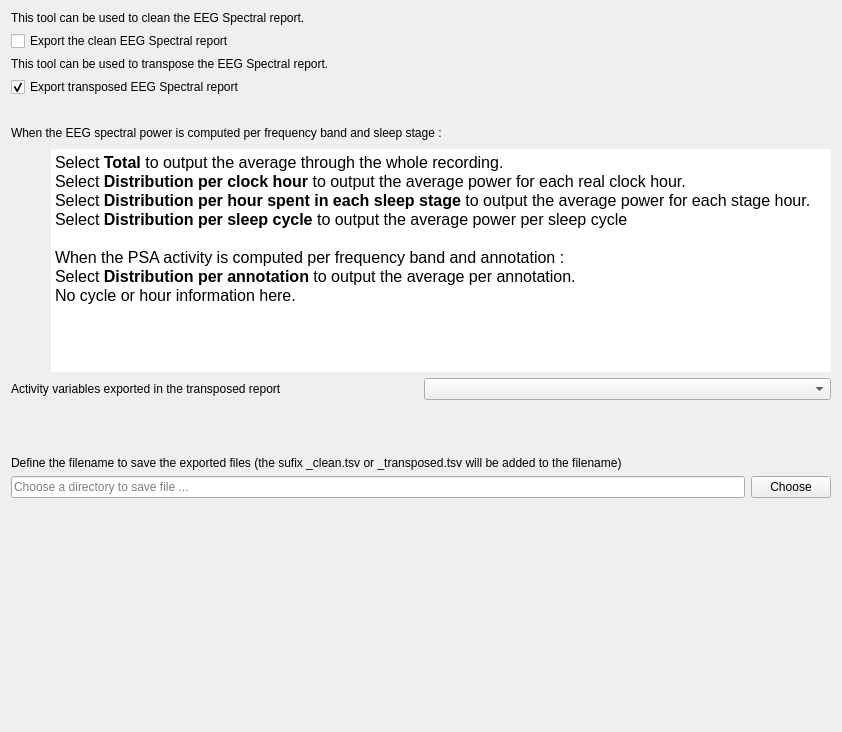
<?xml version="1.0" encoding="UTF-8"?>
<ui version="4.0">
 <class>OutputFileStep</class>
 <widget class="QWidget" name="OutputFileStep">
  <property name="geometry">
   <rect>
    <x>0</x>
    <y>0</y>
    <width>842</width>
    <height>732</height>
   </rect>
  </property>
  <property name="windowTitle">
   <string/>
  </property>
  <property name="styleSheet">
   <string>font: 12pt &quot;Roboto&quot;;</string>
  </property>
  <layout class="QVBoxLayout" name="verticalLayout">
   <item>
    <layout class="QHBoxLayout" name="horizontalLayout">
     <item>
      <widget class="QLabel" name="label_3">
       <property name="minimumSize">
        <size>
         <width>350</width>
         <height>0</height>
        </size>
       </property>
       <property name="maximumSize">
        <size>
         <width>16777215</width>
         <height>16777215</height>
        </size>
       </property>
       <property name="text">
        <string>This tool can be used to clean the EEG Spectral report.</string>
       </property>
      </widget>
     </item>
    </layout>
   </item>
   <item>
    <widget class="QCheckBox" name="export_raw_checkBox">
     <property name="maximumSize">
      <size>
       <width>16777215</width>
       <height>16777215</height>
      </size>
     </property>
     <property name="toolTip">
      <string>Check to export PSA activity of selected channels only (same format as the input PSA file).</string>
     </property>
     <property name="text">
      <string>Export the clean EEG Spectral report</string>
     </property>
    </widget>
   </item>
   <item>
    <layout class="QHBoxLayout" name="horizontalLayout_2">
     <item>
      <widget class="QLabel" name="label_8">
       <property name="minimumSize">
        <size>
         <width>350</width>
         <height>0</height>
        </size>
       </property>
       <property name="maximumSize">
        <size>
         <width>16777215</width>
         <height>16777215</height>
        </size>
       </property>
       <property name="text">
        <string>This tool can be used to transpose the EEG Spectral report.</string>
       </property>
      </widget>
     </item>
    </layout>
   </item>
   <item>
    <widget class="QCheckBox" name="export_transpose_checkBox">
     <property name="maximumSize">
      <size>
       <width>16777215</width>
       <height>16777215</height>
      </size>
     </property>
     <property name="toolTip">
      <string>Check to export the transposed PSA file. The format is one sujet per row and the selected channels (including ROIs) and frequency bands are packed as additional columns. </string>
     </property>
     <property name="text">
      <string>Export transposed EEG Spectral report</string>
     </property>
     <property name="checked">
      <bool>true</bool>
     </property>
    </widget>
   </item>
   <item>
    <spacer name="verticalSpacer_4">
     <property name="orientation">
      <enum>Qt::Orientation::Vertical</enum>
     </property>
     <property name="sizeType">
      <enum>QSizePolicy::Policy::Fixed</enum>
     </property>
     <property name="sizeHint" stdset="0">
      <size>
       <width>20</width>
       <height>20</height>
      </size>
     </property>
    </spacer>
   </item>
   <item>
    <widget class="QLabel" name="label_4">
     <property name="minimumSize">
      <size>
       <width>0</width>
       <height>20</height>
      </size>
     </property>
     <property name="text">
      <string>When the EEG spectral power is computed per frequency band and sleep stage :</string>
     </property>
    </widget>
   </item>
   <item>
    <layout class="QHBoxLayout" name="horizontalLayout_4">
     <item>
      <spacer name="horizontalSpacer">
       <property name="orientation">
        <enum>Qt::Orientation::Horizontal</enum>
       </property>
       <property name="sizeType">
        <enum>QSizePolicy::Policy::Fixed</enum>
       </property>
       <property name="sizeHint" stdset="0">
        <size>
         <width>40</width>
         <height>20</height>
        </size>
       </property>
      </spacer>
     </item>
     <item>
      <widget class="QTextEdit" name="textEdit">
       <property name="minimumSize">
        <size>
         <width>0</width>
         <height>200</height>
        </size>
       </property>
       <property name="maximumSize">
        <size>
         <width>16777215</width>
         <height>250</height>
        </size>
       </property>
       <property name="frameShape">
        <enum>QFrame::Shape::NoFrame</enum>
       </property>
       <property name="html">
        <string>&lt;!DOCTYPE HTML PUBLIC &quot;-//W3C//DTD HTML 4.0//EN&quot; &quot;http://www.w3.org/TR/REC-html40/strict.dtd&quot;&gt;
&lt;html&gt;&lt;head&gt;&lt;meta name=&quot;qrichtext&quot; content=&quot;1&quot; /&gt;&lt;meta charset=&quot;utf-8&quot; /&gt;&lt;style type=&quot;text/css&quot;&gt;
p, li { white-space: pre-wrap; }
hr { height: 1px; border-width: 0; }
li.unchecked::marker { content: &quot;\2610&quot;; }
li.checked::marker { content: &quot;\2612&quot;; }
&lt;/style&gt;&lt;/head&gt;&lt;body style=&quot; font-family:'Roboto'; font-size:12pt; font-weight:400; font-style:normal;&quot;&gt;
&lt;p style=&quot; margin-top:0px; margin-bottom:0px; margin-left:0px; margin-right:0px; -qt-block-indent:0; text-indent:0px;&quot;&gt;Select&lt;span style=&quot; font-weight:700;&quot;&gt; Total &lt;/span&gt;to output the average through the whole recording.&lt;/p&gt;
&lt;p style=&quot; margin-top:0px; margin-bottom:0px; margin-left:0px; margin-right:0px; -qt-block-indent:0; text-indent:0px;&quot;&gt;Select &lt;span style=&quot; font-weight:700;&quot;&gt;Distribution per clock hour&lt;/span&gt; to output the average power for each real clock hour.&lt;/p&gt;
&lt;p style=&quot; margin-top:0px; margin-bottom:0px; margin-left:0px; margin-right:0px; -qt-block-indent:0; text-indent:0px;&quot;&gt;Select &lt;span style=&quot; font-weight:700;&quot;&gt;Distribution per hour spent in each sleep stage &lt;/span&gt;to output the average power for each stage hour.&lt;/p&gt;
&lt;p style=&quot; margin-top:0px; margin-bottom:0px; margin-left:0px; margin-right:0px; -qt-block-indent:0; text-indent:0px;&quot;&gt;Select &lt;span style=&quot; font-weight:700;&quot;&gt;Distribution per sleep cycle &lt;/span&gt;to output the average power per sleep cycle&lt;/p&gt;
&lt;p style=&quot;-qt-paragraph-type:empty; margin-top:0px; margin-bottom:0px; margin-left:0px; margin-right:0px; -qt-block-indent:0; text-indent:0px;&quot;&gt;&lt;br /&gt;&lt;/p&gt;
&lt;p style=&quot; margin-top:0px; margin-bottom:0px; margin-left:0px; margin-right:0px; -qt-block-indent:0; text-indent:0px;&quot;&gt;When the PSA activity is computed per frequency band and annotation : &lt;/p&gt;
&lt;p style=&quot; margin-top:0px; margin-bottom:0px; margin-left:0px; margin-right:0px; -qt-block-indent:0; text-indent:0px;&quot;&gt;Select &lt;span style=&quot; font-weight:700;&quot;&gt;Distribution per annotation&lt;/span&gt; to output the average per annotation. &lt;/p&gt;
&lt;p style=&quot; margin-top:0px; margin-bottom:0px; margin-left:0px; margin-right:0px; -qt-block-indent:0; text-indent:0px;&quot;&gt;No cycle or hour information here.&lt;/p&gt;&lt;/body&gt;&lt;/html&gt;</string>
       </property>
      </widget>
     </item>
    </layout>
   </item>
   <item>
    <layout class="QHBoxLayout" name="horizontalLayout_3">
     <item>
      <widget class="QLabel" name="label">
       <property name="minimumSize">
        <size>
         <width>0</width>
         <height>20</height>
        </size>
       </property>
       <property name="maximumSize">
        <size>
         <width>16777215</width>
         <height>16777215</height>
        </size>
       </property>
       <property name="text">
        <string>Activity variables exported in the transposed report</string>
       </property>
      </widget>
     </item>
     <item>
      <widget class="QComboBox" name="activity_comboBox">
       <property name="maximumSize">
        <size>
         <width>16777215</width>
         <height>16777215</height>
        </size>
       </property>
      </widget>
     </item>
    </layout>
   </item>
   <item>
    <spacer name="verticalSpacer_2">
     <property name="orientation">
      <enum>Qt::Orientation::Vertical</enum>
     </property>
     <property name="sizeType">
      <enum>QSizePolicy::Policy::Fixed</enum>
     </property>
     <property name="sizeHint" stdset="0">
      <size>
       <width>20</width>
       <height>50</height>
      </size>
     </property>
    </spacer>
   </item>
   <item>
    <layout class="QGridLayout" name="gridLayout_3">
     <item row="0" column="0" colspan="2">
      <widget class="QLabel" name="label_2">
       <property name="text">
        <string>Define the filename to save the exported files (the sufix _clean.tsv or _transposed.tsv will be added to the filename)</string>
       </property>
      </widget>
     </item>
     <item row="1" column="0">
      <widget class="QLineEdit" name="filename_lineEdit">
       <property name="maximumSize">
        <size>
         <width>16777215</width>
         <height>16777215</height>
        </size>
       </property>
       <property name="inputMask">
        <string/>
       </property>
       <property name="text">
        <string/>
       </property>
       <property name="placeholderText">
        <string>Choose a directory to save file ...</string>
       </property>
      </widget>
     </item>
     <item row="1" column="1">
      <widget class="QPushButton" name="choose_pushButton">
       <property name="maximumSize">
        <size>
         <width>150</width>
         <height>16777215</height>
        </size>
       </property>
       <property name="text">
        <string>Choose</string>
       </property>
      </widget>
     </item>
    </layout>
   </item>
   <item>
    <spacer name="verticalSpacer_3">
     <property name="orientation">
      <enum>Qt::Orientation::Vertical</enum>
     </property>
     <property name="sizeType">
      <enum>QSizePolicy::Policy::Expanding</enum>
     </property>
     <property name="sizeHint" stdset="0">
      <size>
       <width>20</width>
       <height>12</height>
      </size>
     </property>
    </spacer>
   </item>
  </layout>
 </widget>
 <resources>
  <include location="../../../../../snooz-toolbox/src/main/python/ui/themes/themes.qrc"/>
 </resources>
 <connections>
  <connection>
   <sender>choose_pushButton</sender>
   <signal>clicked()</signal>
   <receiver>OutputFileStep</receiver>
   <slot>choose_button_slot()</slot>
   <hints>
    <hint type="sourcelabel">
     <x>662</x>
     <y>341</y>
    </hint>
    <hint type="destinationlabel">
     <x>372</x>
     <y>192</y>
    </hint>
   </hints>
  </connection>
  <connection>
   <sender>export_transpose_checkBox</sender>
   <signal>clicked()</signal>
   <receiver>OutputFileStep</receiver>
   <slot>export_transposed_checkbox_slot()</slot>
   <hints>
    <hint type="sourcelabel">
     <x>507</x>
     <y>101</y>
    </hint>
    <hint type="destinationlabel">
     <x>361</x>
     <y>249</y>
    </hint>
   </hints>
  </connection>
 </connections>
 <slots>
  <slot>choose_button_slot()</slot>
  <slot>export_transposed_checkbox_slot()</slot>
 </slots>
</ui>
